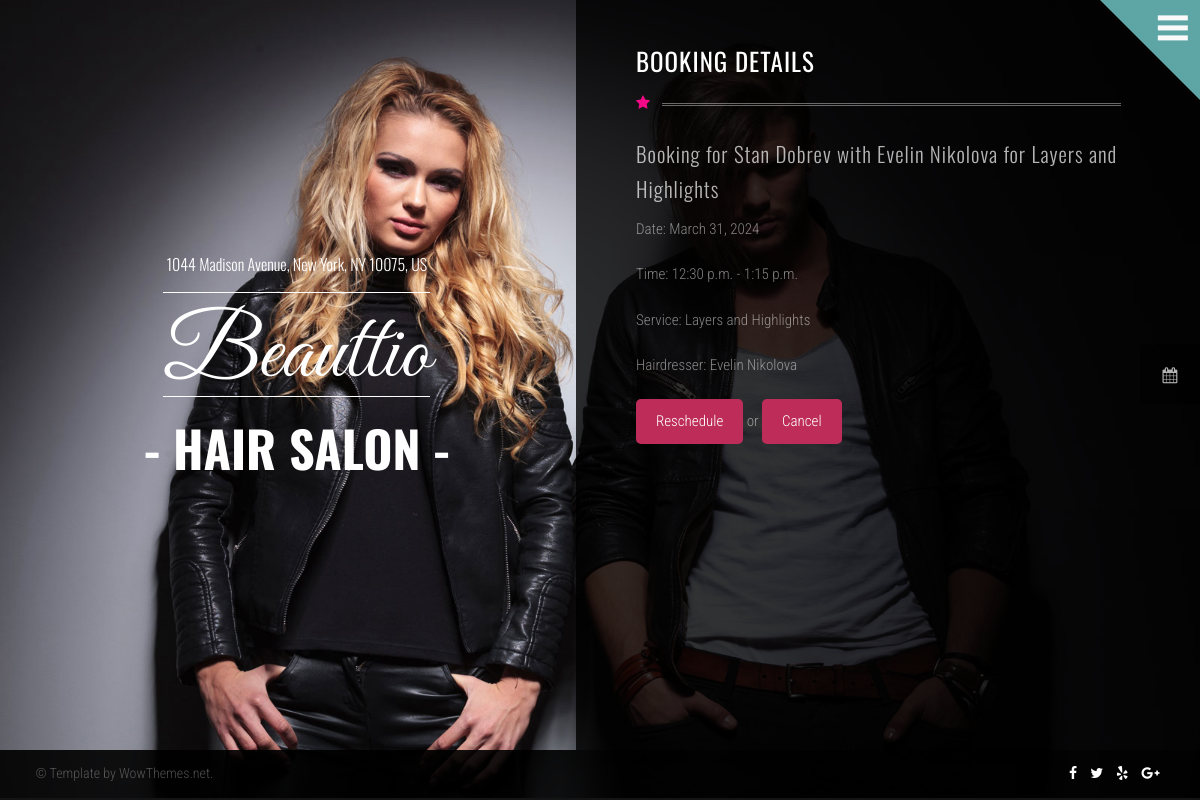
The page /dashboard/1/deltails/ (signed in) on the database its author committed.
### HairSaloon/bookings/models.py (models this page shows, shortened)
class Booking(models.Model):
    date = models.DateField()
    start = models.TimeField(
        validators=[
            validators.open_hour_validator,
            validators.close_hour_validator,
        ]
    )
    end = models.TimeField(blank=True, null=True)
    created_at = models.DateTimeField(auto_now_add=True)
    updated_at = models.DateTimeField(auto_now=True)
    notes = models.TextField(blank=True, null=True)
    cancelled = models.BooleanField(default=False)
    initial_user_notified = models.BooleanField(default=False)
    initial_hairdresser_notified = models.BooleanField(default=False)
    cancelled_user_notified = models.BooleanField(default=False)
    cancelled_hairdresser_notified = models.BooleanField(default=False)
    alter_user_notified = models.BooleanField(default=False)
    alter_hairdresser_notified = models.BooleanField(default=False)
    pre_photo = models.ImageField(
        upload_to=bookings_directory_path,
        blank=True,
    )
    post_photo = models.ImageField(
        upload_to=bookings_directory_path,
        blank=True,
    )
    user = models.ForeignKey(
        to=UserModel,
        on_delete=models.CASCADE,
        related_name='bookings'
    )
    service = models.ForeignKey(
        to=Service,
        on_delete=models.CASCADE,
        related_name='bookings',
    )
    hairdresser = models.ForeignKey(
        to=HairDresser,
        on_delete=models.CASCADE,
        related_name='bookings',
    )
    class Meta:
        ordering = ['-date', '-start']
    def __str__(self):
        return f"Booking for {self.user} with {self.hairdresser} for {self.service}"

### HairSaloon/accounts/models.py (models this page shows)
class HairSaloonUser(auth_models.AbstractBaseUser, auth_models.PermissionsMixin):
    email = models.EmailField(
        _('email address'),
        unique=True,
        error_messages={
            "unique": _("A user with that email already exists."),
        },
    )
    first_name = models.CharField(_("first name"), max_length=150, blank=True)
    last_name = models.CharField(_("last name"), max_length=150, blank=True)
    phone_number = models.CharField(_("phone number"), max_length=15, blank=True)
    date_joined = models.DateTimeField(_("date joined"), default=timezone.now)
    is_staff = models.BooleanField(
        _("staff status"),
        default=False,
        help_text=_("Designates whether the user can log into this admin site."),
    )
    is_active = models.BooleanField(
        _("active"),
        default=True,
        help_text=_(
            "Designates whether this user should be treated as active. "
            "Unselect this instead of deleting accounts."
        ),
    )
    USERNAME_FIELD = 'email'
    objects = HairSaloonUserManager()
    @property
    def full_name(self):
        if self.first_name and self.last_name:
            return f"{self.first_name} {self.last_name}"
        elif self.first_name or self.last_name:
            return self.first_name or self.last_name
        else:
            return self.email
    def __str__(self):
        return self.full_name

### HairSaloon/hairdressers/models.py (models this page shows, shortened)
class HairDresser(models.Model):
    BACKGROUND_MAX_LENGTH = 500
    background = models.TextField(max_length=500)
    working_since = models.DateField(blank=True, null=True)
    services = models.ManyToManyField(
        to=Service,
        related_name='hairdressers'
    )
    user = models.OneToOneField(
        to=UserModel,
        on_delete=models.CASCADE,
        related_name='hairdresser_profile',
        null=True,
    )
    def __str__(self):
        return self.user.full_name

### HairSaloon/services/models.py (models this page shows, shortened)
class Service(models.Model):
    M_F_C_CHOICE = (
        ('male', 'male'),
        ('female', 'female'),
        ('child', 'child'),
    )
    class Meta:
        ordering = ['name', ]
    name = models.CharField(max_length=100, unique=True)
    male_female_child = models.CharField(max_length=6, choices=M_F_C_CHOICE)
    description = models.TextField()
    duration = models.IntegerField(help_text="Duration in minutes")
    price = models.DecimalField(max_digits=6, decimal_places=2)
    haircut_url = models.URLField(max_length=1024, blank=True, null=True)
    haircut_photo = models.ImageField(upload_to='haircut_images/', blank=True, null=True)
    def __str__(self):
        return self.name

### HairSaloon/bookings/views.py (the view)
# urls.py: path('deltails/', BookingDetailView.as_view(), name='booking details'),
class BookingDetailView(DetailViewPermissionMixin, views.DetailView):
    template_name = 'bookings/booking_details.html'
    def dispatch(self, request, *args, **kwargs):
        booking = self.get_object()
        kwargs['booking_client'] = booking.user
        return super().dispatch(request, *args, **kwargs)
    def get_object(self, queryset=None):
        return Booking.objects.get(pk=self.kwargs['pk'])

### HairSaloon/accounts/mixins.py (called while the page is built)
    def dispatch(self, request, *args, **kwargs):
        if not request.user.is_authenticated:
            messages.error(request, 'Login first to view the page')
            return self.handle_no_permission()
        return super().dispatch(request, *args, **kwargs)

    def dispatch(self, request, *args, **kwargs):
        booking_client = kwargs.get('booking_client', None)
        if not request.user == booking_client:
            messages.error(request, 'You have no access to view this booking details')
            return redirect('dashboard')
        return super().dispatch(request, *args, **kwargs)

### templates/bookings/booking_details.html (shortened to what this page needs)
{% extends 'base.html' %}
{% load static %}
{% block content %}
    <body style="background-image:url('{% static 'img/bg5.jpg' %}');background-attachment:fixed;background-size:cover;">
    <link href="{% static 'css/style.css' %}" rel="stylesheet">
    {% include 'partials/menu_and_calendar.html' %}
    <div class="container">
        <div class="logoarea">
            <div class="intro">
                <h1><span class="smaller wow zoomIn" data-wow-duration="2s" data-wow-delay="0.5">1044 Madison Avenue, New York, NY 10075, US</span>
                    <span class="big wow pulse" data-wow-duration="1s" data-wow-delay="0s">Beauttio</span>
                    <span class="small wow fadeIn" data-wow-duration="2s" data-wow-delay="0.5s">- HAIR SALON -</span>
                </h1>
            </div>
        </div>
        <div class="pagearea">
            <h1 class="page-headline">BOOKING DETAILS</h1>
            <i class="iconstartitle textmagenta fa fa-star"></i>
            <div class="bookings-container">
                <div class="title-and-buttons">
                    {% include 'partials/booking_card.html' %}
                </div>
            </div>
        </div>
    </div>
    {% include 'partials/footer.html' %}
    </body>
{% endblock %}

### templates/partials/booking_card.html (shortened to what this page needs)
<div class="booking-detail-container">
    <h1 class="booking-title"> {{ booking }}</h1>
    <p>Date: {{ booking.date }}</p>
    <p>Time: {{ booking.start }} - {{ booking.end }}</p>
    <p>Service: {{ booking.service.name }}</p>
    <p>Hairdresser: {{ booking.hairdresser.user.full_name }}</p>
    <a href="#" class="btn btn-primary">Reschedule</a> or
    <a href="{% url 'booking delete' pk=booking.pk %}" class="btn btn-danger">Cancel</a>
</div>

### staticfiles/css/style.css (style rules this page uses)
html, body, div, span, applet, object, iframe, h1, h2, h3, h4, h5, h6, p, blockquote, pre, a, abbr, acronym, address, big, cite, code, del, dfn, em, img, ins, kbd, q, s, samp, small, strike, strong, sub, sup, tt, var, b, u, i, center, dl, dt, dd, ol, ul, li, fieldset, form, label, legend, table, caption, tbody, tfoot, thead, tr, th, td, article, aside, canvas, details, embed, figure, figcaption, footer, header, hgroup, menu, nav, output, ruby, section, summary, time, mark, audio, video { margin: 0; padding: 0; border: 0; font-size: 100%; font: inherit; vertical-align: baseline; }
body { line-height: 1.7; font-weight: 300; font-family: Oswald; }
body { overflow-x: hidden; overflow-y: scroll; }
a { text-decoration: none; color: #A50965; }
p { margin-bottom: 20px; }
.intro h1 { font-family: Great Vibes; font-size: 150px; font-weight: 400; line-height: 1.1; }
.intro h1 span.big { border-top: 1px solid; border-bottom: 1px solid; margin-bottom: 0px; padding: 36px 0 0px; display: inline-block; }
.intro h1 span.small { font-size: 90px; font-family: Oswald; font-weight: 700; }
.intro h1 span.smaller { font-size: 20px; font-family: Oswald; display: block; margin-bottom: 30px; font-weight: 300; }
.logoarea { width: 46%; float: left; }
.logoarea .intro { color: #fff; text-align: center; position: fixed; display: table; vertical-align: middle; top: 32%; left: 12%; }
.logoarea .intro h1 span.small { font-size: 50px; margin-top: 15px; display: block; }
.logoarea .intro h1 span.smaller { font-size: 16px; margin-bottom: 20px; line-height: 1; display: block; }
.logoarea h1 { font-size: 90px; }
.logoarea h1 span.big { padding: 22px 0 0px; line-height: 0.9; }
.pagearea { float: right; width: 42%; max-width: 100%; min-height: calc(100vh - 130px); margin: 0px auto; margin-right: 0; background-color: rgba(0, 0, 0, 0.8); color: rgba(255, 255, 255, 0.5); font-size: 15px; text-align: left; padding: 40px 60px; font-family: Roboto Condensed; }
.pagearea h1.entry-title, .pagearea h1.page-headline { font-family: Oswald; font-size: 21px; color: rgba(255, 255, 255, 0.7); letter-spacing: 1px; }
.pagearea h1.page-headline { margin-bottom: 0; color: #fff; font-weight: 400; font-size: 25px; }
.pagearea h1.page-headline:after { content: ''; width: 91%; color: rgba(255, 255, 255, 0.4); margin-top: 20px; border-bottom: double medium; display: block; margin-bottom: 30px; position: relative; margin-left: 26px; }
.iconstartitle { position: absolute; top: 95px; }
.btn { display: inline-block; background-color: #be2d5a; color: #fff; padding: 10px 20px; border-radius: 5px; text-decoration: none; text-align: center; }
.title-and-buttons { display: flex; justify-content: space-between; align-items: center; }
.textmagenta { color: #F50986; }
html, body { background: rgba(20, 20, 20, 1); }
@media screen and (max-width: 1280px) { body { overflow-x: hidden; overflow-y: scroll !Important; } }

### staticfiles/css/booking_card.css (style rules this page uses)
.booking-detail-container h1.booking-title { font-family: Oswald; font-size: 21px; color: rgba(255, 255, 255, 0.7); letter-spacing: 1px; margin-bottom: 10px; }

### rows shown on the page
Booking: user+hairdresser+service "Booking for Stan Dobrev with Evelin Nikolova for Layers and Highlights", date "March 31, 2024", start "12:30 p.m.", end "1:15 p.m.", service.name "Layers and Highlights", hairdresser.user.full_name "Evelin Nikolova"
